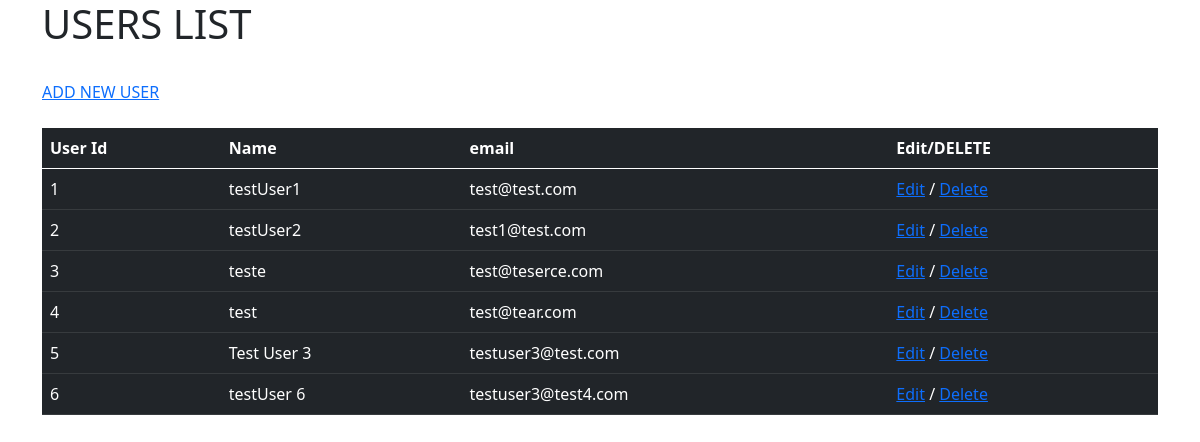
/users/, run on the app's committed database.
### tasks/models.py (models this page shows, shortened)
class Member(models.Model):
    name = models.CharField(max_length=300,null=True)
    u_id = models.AutoField(primary_key=True)
    email = models.EmailField(max_length=255, unique=True)
    password = models.CharField(max_length=255)

### tasks/views.py (the view)
# urls.py: path('users/',views.user_list,name='user_list'),
def user_list(request):
    members = Member.objects.all()
    return render(request, 'member_list.html',{'members':members})

### templates/member_list.html
{% extends 'base.html' %}
{% load static %}
{% block content %}
<div class="container" >
    <div class="row">
        <div class="col-md-12">
            <h1>USERS LIST</h1>
            <br>
            <a href="/user_create">ADD NEW USER</a>
            <br>
            <br>
            <table class="table table-hover table-dark">
                <thead>
                  <tr>
                    <th scope="col">User Id</th>
                    <th scope="col">Name</th>
                    <th scope="col">email</th>
                    <th scope="col">Edit/DELETE</th>
                  </tr>
                </thead>
                <tbody>
                    {%for mem in members%}
                  <tr>
                    <td>{{mem.u_id}}</td>
                    <td>{{mem.name}}</td>
                    <td>{{mem.email}}</td>
                    <td><a href="/task_update/{{task.t_id}}/">Edit</a> / <a href="/task_delete/{{task.t_id}}/">Delete</a></td>
                  </tr>
                  {%endfor%}
                </tbody>
              </table>
        </div>
    </div>
</div>
{% endblock content %}

### data on the page
Member: u_id "1", name "testUser1", email "test@test.com"
Member: u_id "2", name "testUser2", email "test1@test.com"
Member: u_id "3", name "teste", email "test@teserce.com"
Member: u_id "4", name "test", email "test@tear.com"
Member: u_id "5", name "Test User 3", email "testuser3@test.com"
Member: u_id "6", name "testUser 6", email "testuser3@test4.com"
